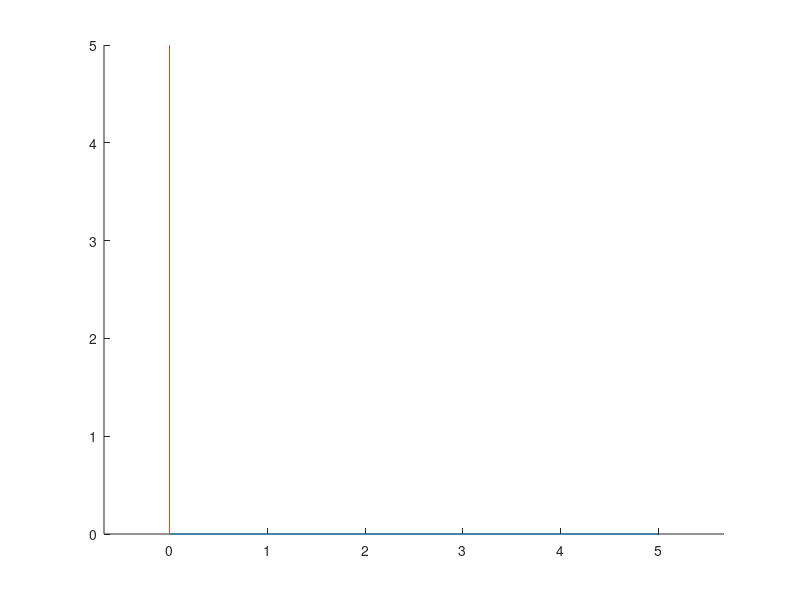

Here is the MATLAB script that generated this plot:
%% area de un triangulo
base=input("Introduzaca la medid de la base: ");
altura=input("Introduzca la medidad e la altura: ");
area=.5*base*altura;
fprintf('El area del triangulo es: %-2f\n',area);
%x=[0 base];
%y=[0 altura];
hold on
axis equal
%grind on
plot([0 base],[0 0])
plot([0 0],[0 altura])

